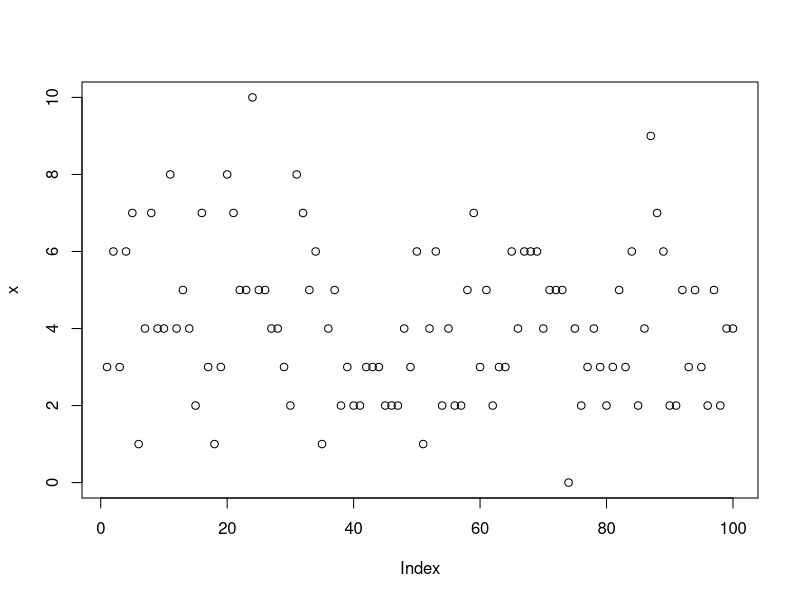

R code for this plot: (Note: this script raises an error after producing the figure.)
# Define the log-likelihood function for Poisson
log_likelihood_poisson <- function(lambda, x) {
  if (lambda <= 0) {
    return(-Inf)  # Log-likelihood is undefined for non-positive lambda
  }
  sum(dpois(x, lambda, log = TRUE))  # Compute log-likelihood
}

# Generate sample data from Poisson distribution
set.seed(123)  # For reproducibility
n <- 100  # Number of observations
true_lambda <- 4  # True Poisson parameter
x <- rpois(n, true_lambda)  # Simulate Poisson random variables
plot(x)
# Compute the MLE for lambda (sample mean)
plot(lambda_mle)
# Print results
cat("The MLE for lambda is:", lambda_mle, "\n")

# Plot log-likelihood function
lambda_values <- seq(2, 6, length.out = 100)  # Lambda values to evaluate
log_likelihood_values <- sapply(lambda_values, log_likelihood_poisson, x = x)

plot(lambda_values, log_likelihood_values, type = "l", col = "blue", lwd = 2,
     xlab = "Lambda", ylab = "Log-Likelihood", main = "Log-Likelihood Function for Poisson")
abline(v = lambda_mle, col = "red", lty = 2)  # Vertical line at MLE
legend("bottomright", legend = c("Log-Likelihood", "MLE Estimate"),
       col = c("blue", "red"), lty = c(1, 2), lwd = c(2, 2))

